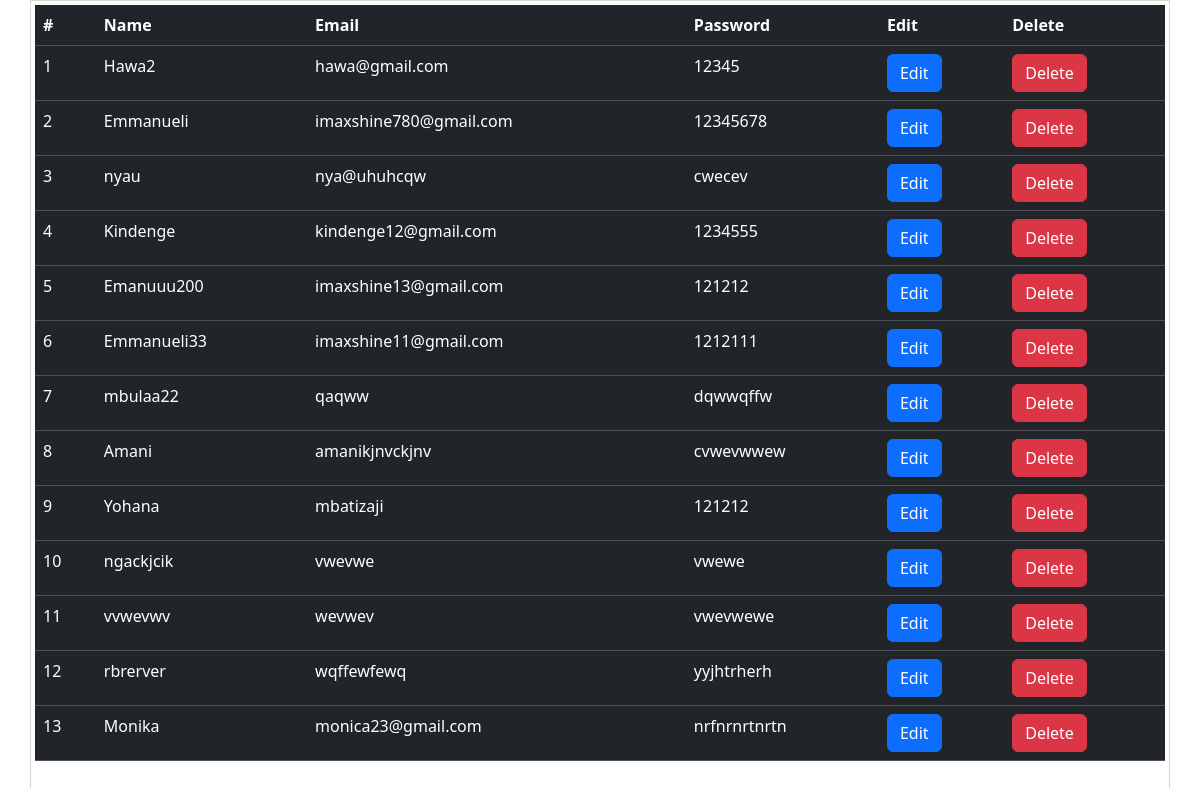
The page /posts.php on the database as committed earlier.
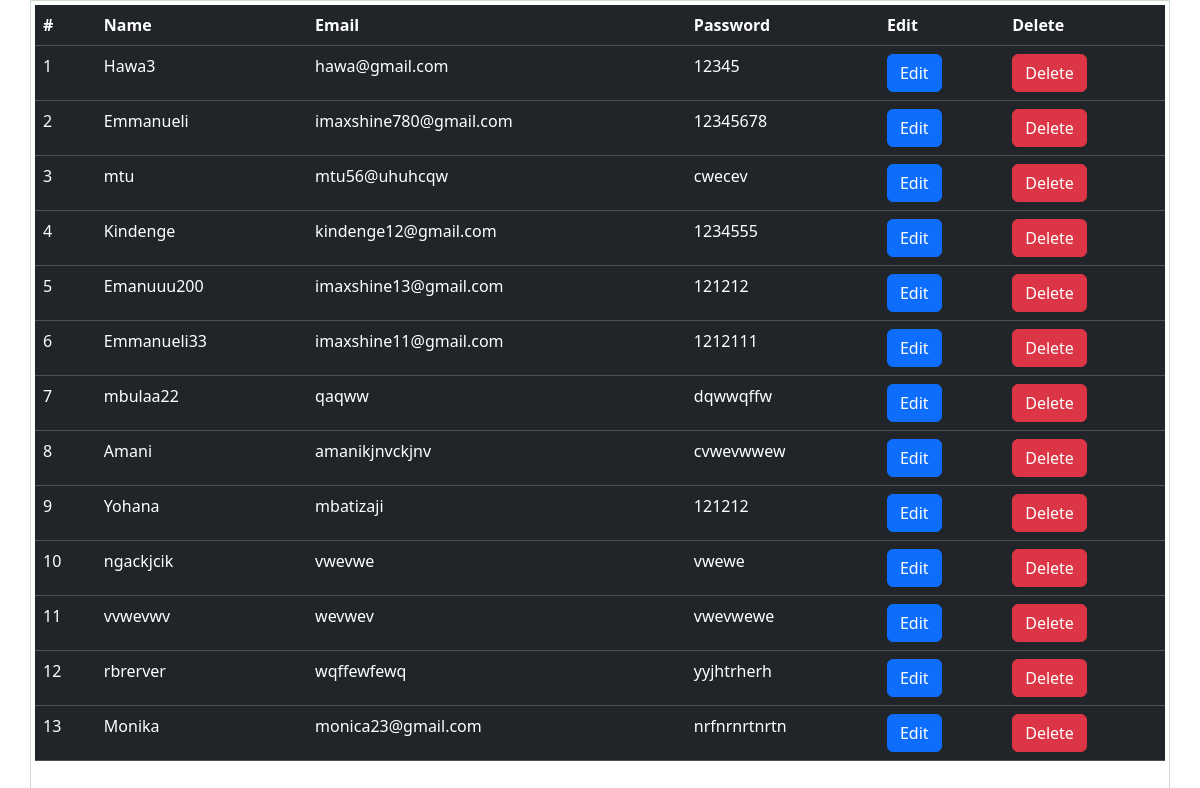
The same page on the database as committed later.
### tables this page shows
CREATE TABLE users 
(`id` INTEGER PRIMARY KEY,
`username` TEXT NOT NULL,
`email` TEXT NOT NULL UNIQUE,
`password` TEXT NOT NULL);

### posts.php (the view, shortened to what this page needs)
<!DOCTYPE html>
<html lang="en">
<head>
    <link href="https://cdn.jsdelivr.net/npm/bootstrap@5.3.7/dist/css/bootstrap.min.css" rel="stylesheet">
</head>
<body>
    <div class="tableHolder">
        <table class="table table-dark hover">
            <tr class="titles">
                <th>#</th>
                <th>Name</th>
                <th>Email</th>
                <th>Password</th>
                <th>Edit</th>
                <th>Delete</th>
            </tr>
            <?php
                $conn = GetConnection();
                $readData = $conn->query("SELECT * FROM `users`");
                $index = 1;
                while($data = $readData->fetchArray()):
                ?>
                    <tr>
                        <td><?= $index ++;  ?></td>
                        <td><?= htmlspecialchars($data['username']); ?></td>
                        <td> <?= htmlspecialchars($data['email']); ?></td>
                        <td> <?= htmlspecialchars($data['password']); ?> </td>
                        <td>
                            <form id="edit">
                                <button type="button" class="btn btn-primary text-capitalize" onclick="EditData(this)"
                                data-editId="<?= $data['id'];  ?>"
                                >edit</button>
                            </form>
                        </td>
                        <td>
                            <form id="delete">
                                <button type="button" class="btn btn-danger" onclick="DeleteUser(this)"
                                        data-deleteId="<?= $data['id']; ?>"
                                        data-userName="<?= $data['username']; ?>" >Delete</button>
                            </form>
                        </td>
                    </tr>
                <?php endwhile; ?>
        </table>
    </div>
</body>
</html>

### posts.php (style rules this page uses)
.tableHolder { border: 1px solid #ccdccd; width: 95vw; height: 100vh; overflow: auto; margin: 0 auto; padding: 4px; }
.table .titles { position: sticky; top: 0; }

Rows that differ between the two databases and show on the page:
changed users "hawa@gmail.com": username "Hawa2" → "Hawa3"
changed users "cwecev": username "nyau" → "mtu"; email "nya@uhuhcqw" → "mtu56@uhuhcqw"
